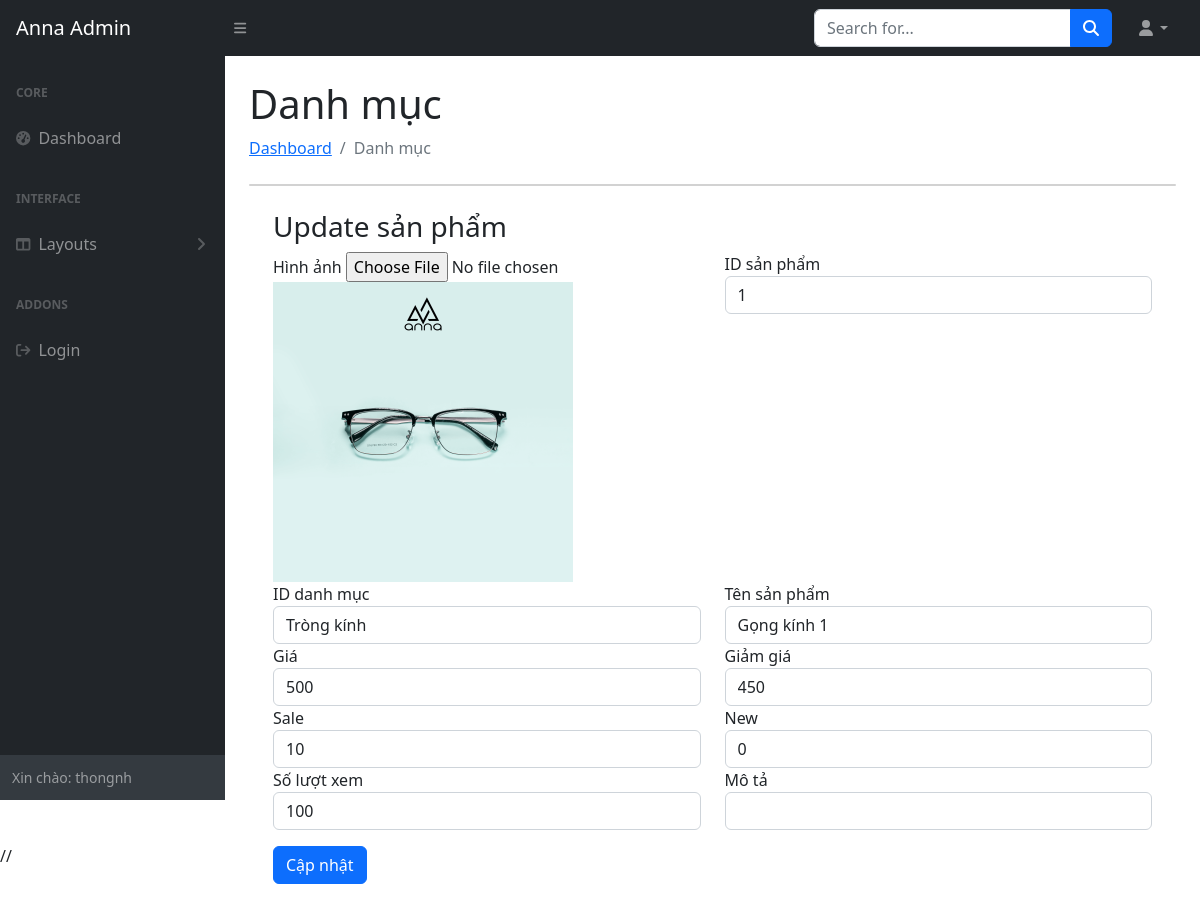
Page /Admin/index.php?pg=updatesp&id_sp=1 (signed in) on the committed database.
### tables this page shows
CREATE TABLE `san_pham` (
  `id_sp` int(9) NOT NULL,
  `ten_sp` varchar(50) NOT NULL,
  `gia` double(10,2) NOT NULL DEFAULT 0.00,
  `giam_gia` double(10,2) NOT NULL DEFAULT 0.00,
  `hinh` varchar(300) NOT NULL,
  `ngay_nhap` datetime NOT NULL,
  `mo_ta` text NOT NULL,
  `sale` int(100) NOT NULL,
  `so_luot_xem` int(100) NOT NULL,
  `ma_sp` varchar(50) NOT NULL,
  `chi_tiet` text NOT NULL,
  `new` tinyint(1) NOT NULL,
  `id_danhmuc` int(9) NOT NULL
);

### Dao/pdo.php (called while the page is built, shortened)
<?php
function pdo_get_connection(){
    $dburl = "mysql:host=localhost;dbname=anna;charset=utf8";
    $username = 'root';
    $password = '';
    $conn = new PDO($dburl, $username, $password);
    $conn->setAttribute(PDO::ATTR_ERRMODE, PDO::ERRMODE_EXCEPTION);
    return $conn;
}
function pdo_query($sql){
    $sql_args = array_slice(func_get_args(), 1);
    try{
        $conn = pdo_get_connection();
        $stmt = $conn->prepare($sql);
        $stmt->execute($sql_args);
        $rows = $stmt->fetchAll();
        return $rows;
    }
    catch(PDOException $e){
        throw $e;
    }
    finally{
        unset($conn);
    }
}
function pdo_query_one($sql){
    $sql_args = array_slice(func_get_args(), 1);
    try{
        $conn = pdo_get_connection();
        $stmt = $conn->prepare($sql);
        $stmt->execute($sql_args);
        $row = $stmt->fetch(PDO::FETCH_ASSOC);
        return $row;
    }
    catch(PDOException $e){
        throw $e;
    }
    finally{
        unset($conn);
    }
}

### Dao/sanpham.php (called while the page is built, shortened)
<?php
require_once 'pdo.php';
function get_sp_by_id($id_sp){
    $sql = "SELECT * FROM san_pham WHERE id_sp=?";
    return pdo_query_one($sql, $id_sp);
}

### Dao/danhmuc.php (called while the page is built, shortened)
<?php
function danhmuc_select_all(){
    $sql = "SELECT * FROM danhmuc ORDER BY id_danhmuc DESC";
    return pdo_query($sql);
}

### Admin/public/updatesp.php (the view, shortened to what this page needs)
<?php
extract($sanpham_one);
if ($hinh != "") {
    $hinh = '../View/layout/images/'. $hinh;
    if (file_exists($hinh)) {
        $img_new = "<img src='$hinh'>";
    } else {
        $img_new = "";
    }
}
$select_html = '';
foreach ($danhmuc_list as $item) {
    $id = $item['id_danhmuc'];
    $ten_dm = $item['ten'];
    $select_html .= '<option value="' . $id. '">' . $ten_dm . '</option>';
}
?>
<div id="layoutSidenav_content">
    <main>
        <div class="container-fluid px-4">
            <h1 class="mt-4">Danh mục</h1>
            <ol class="breadcrumb mb-4">
                <li class="breadcrumb-item"><a href="index.html">Dashboard</a></li>
                <li class="breadcrumb-item active">Danh mục</li>
            </ol>
            <div class="card mb-4">
            </div>
            <div class="add-catalog container px-4 fz-1">
                <h3 class="add-catalog-title ">Update sản phẩm</h3>
                <form class="formmain row" action="index.php?pg=updateproduct_done" method="post"
                    enctype="multipart/form-data">
                    <div class="form-group col-6">
                        <label class="fw-400" for="hinh">Hình ảnh</label>
                        <input type="file" class="hinh" id="hinh" name="hinh">
                        <?=$img_new?>
                    </div>
                    <div class="form-group col-6">
                        <label class="fw-400" for="category-name ">ID sản phẩm</label>
                        <input type="text" class="form-control" id="category-name" name="id_sp" value="<?=$id_sp?>">
                    </div>
                    <div class="form-group col-6">
                        <label class="fw-400" for="category-description">ID danh mục</label>
                        <select class="form-control" name="id_danhmuc">
                            <?=$select_html?>
                        </select>
                    </div>
                    <div class="form-group col-6">
                        <label class="fw-400" for="category-description">Tên sản phẩm</label>
                        <input type="text" class="form-control" id="category-description" name="ten_sp"
                            value="<?=$ten_sp?>">
                    </div>
                    <div class="form-group col-6">
                        <label class="fw-400" for="category-description">Giá</label>
                        <input type="number" class="form-control" id="category-description" name="gia"
                            value="<?=$gia?>">
                    </div>
                    <div class="form-group col-6">
                        <label class="fw-400" for="category-description">Giảm giá</label>
                        <input type="number" class="form-control" id="category-description" name="giam_gia"
                            value="<?=$giam_gia?>">
                    </div>
                    <div class="form-group col-6">
                        <label class="fw-400" for="category-description">Sale</label>
                        <input type="number" class="form-control" id="category-description" name="sale"
                            value="<?=$sale?>">
                    </div>
                    <div class="form-group col-6">
                        <label class="fw-400" for="category-description">New</label>
                        <select class="form-control" name="new" id="" class="col-12" value="<?=$new?>">
                            <option value="0">0</option>
                        </select>
                    </div>
                    <div class="form-group col-6">
                        <label class="fw-400" for="category-description">Số lượt xem</label>
                        <input type="number" class="form-control" id="category-description" name="so_luot_xem"
                            value="<?=$so_luot_xem?>">
                    </div>
                    <div class="form-group col-6">
                        <label class="fw-400" for="category-description">Mô tả</label>
                        <input type="text" class="form-control" id="category-description" name="mo_ta"
                            value="<?=$mo_ta?>">
                    </div>
                    <div class="py-3">
                        <input type="submit" class="btn btn-primary" name="btn-update" value="Cập nhật">
                    </div>
                </form>
            </div>
        </div>
    </main>
</div>

### rows in the picture
san_pham: id_sp "1", ten_sp "Gọng kính 1", gia "500", giam_gia "450", sale "10", new "0", so_luot_xem "100"

### other values in the picture
$admin["username"] "thongnh"
form field id_danhmuc "Tròng kính"
